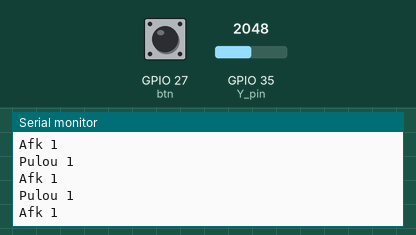
Simulated run of this sketch. Board: ESP32. Parts: the last lines printed to the serial monitor. The inputs (shaded band) are chosen by the test bench; at power-on: GPIO 35 (Y_pin) = 2048, GPIO 27 (btn) HIGH.

Above: at 1.2 s.
1.3 s: GPIO 35 (Y_pin) set to 2019
At 1.31 s:
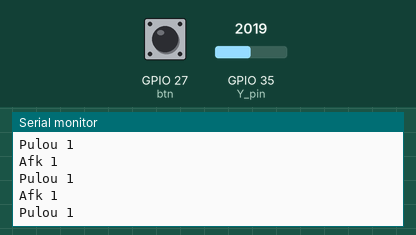
2.8 s: GPIO 35 (Y_pin) set to 217
At 2.81 s:
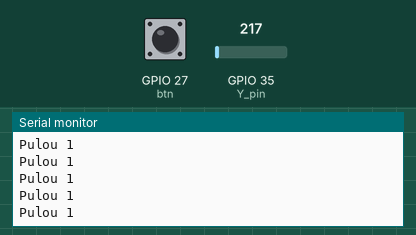
4.3 s: GPIO 35 (Y_pin) set to 185
At 4.31 s:
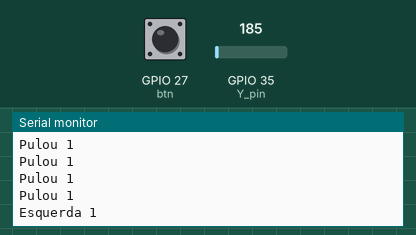

Measured:
- the behaviour switches between 2048 and 2047 on GPIO 35 (Y_pin) (found by bisection; images 0 and 1)
- the behaviour switches between 205 and 204 on GPIO 35 (Y_pin) (found by bisection; images 2 and 3)
- after the input at 4.3 s, the serial monitor: prints a new line at once (image 3)

The sketch:

JoystickCode.ino
```cpp
const int btn = 27;    //plug Joystick 'Button' into pin 8
const int X_pin = 34;  //plug joystick X direction into pin A0
const int Y_pin = 35;  //plug joystick Y direction into pin A1
int xc;
int yc;
int JSButton;

int flag = 0;

void setup() {

  pinMode(btn, INPUT_PULLUP);


  Serial.begin(9600);
}

void loop() {


  if (digitalRead(btn) == HIGH) {
    Serial.write("Pulou 1\n");
    flag = 1;
  }


  //int x = map(analogRead(X_pin), 0, 4095, -10, 10);
  int y = map(analogRead(Y_pin), 0, 4095, -10, 10);

  if (y == -10) {
    Serial.write("Esquerda 1\n");
  } else if (y == 10) {
    Serial.write("Direita 2\n");

  } else if (y == 0) {
    Serial.write("Afk 1\n");
  }


  //Serial.println((String ) y + "Andou\n" );

  delay(100);
}
```
